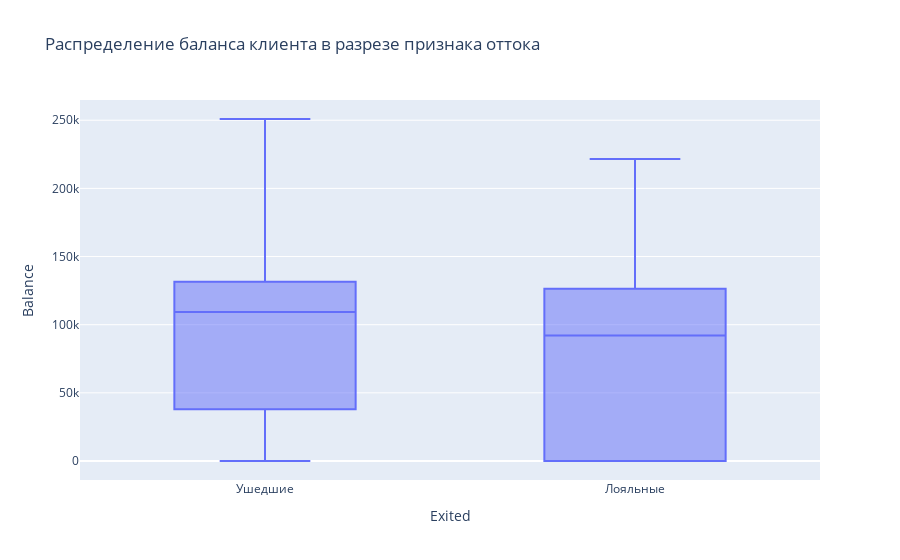

Notebook code for this chart:
### Markdown cell above
## <p style="text-align: center;"> Задание 9.3. </p> ##
Посмотрите на распределение баланса клиента в разрезе признака оттока. Как различаются суммы на накопительном счёте ушедших и лояльных клиентов? Подумайте и напишите, с чем это может быть связано, что может не устраивать ушедших клиентов в банке.

### Code cell
fig = px.box(
    churn_df,
    x='Exited',
    y='Balance',
    title='Распределение баланса клиента в разрезе признака оттока'
)
fig.show()

### Figure 1 — Plotly figure (JSON) as saved in the notebook; plotly's stock layout.template omitted (floating-point values rounded to 4 significant figures; data arrays with more than 128 entries replaced by an {"elided": "..."} marker saying what was removed)
{"data": [{"alignmentgroup": "True", "hovertemplate": "Exited=%{x}<br>Balance=%{y}<extra></extra>", "legendgroup": "", "marker": {"color": "#636efa"}, "name": "", "notched": false, "offsetgroup": "", "orientation": "v", "showlegend": false, "type": "box", "x": {"elided": "10000 str values"}, "x0": " ", "xaxis": "x", "y": {"elided": "10000 float values"}, "y0": " ", "yaxis": "y"}], "layout": {"boxmode": "group", "legend": {"tracegroupgap": 0}, "title": {"text": "Распределение баланса клиента в разрезе признака оттока"}, "xaxis": {"anchor": "y", "domain": [0, 1], "title": {"text": "Exited"}}, "yaxis": {"anchor": "x", "domain": [0, 1], "title": {"text": "Balance"}}}}
